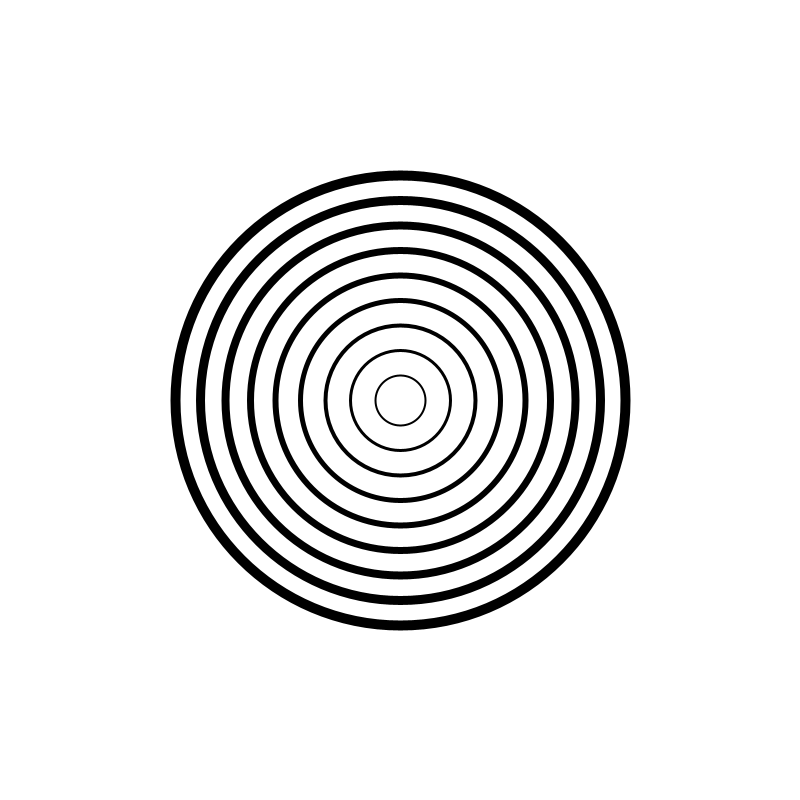
Frame 1 (no input)
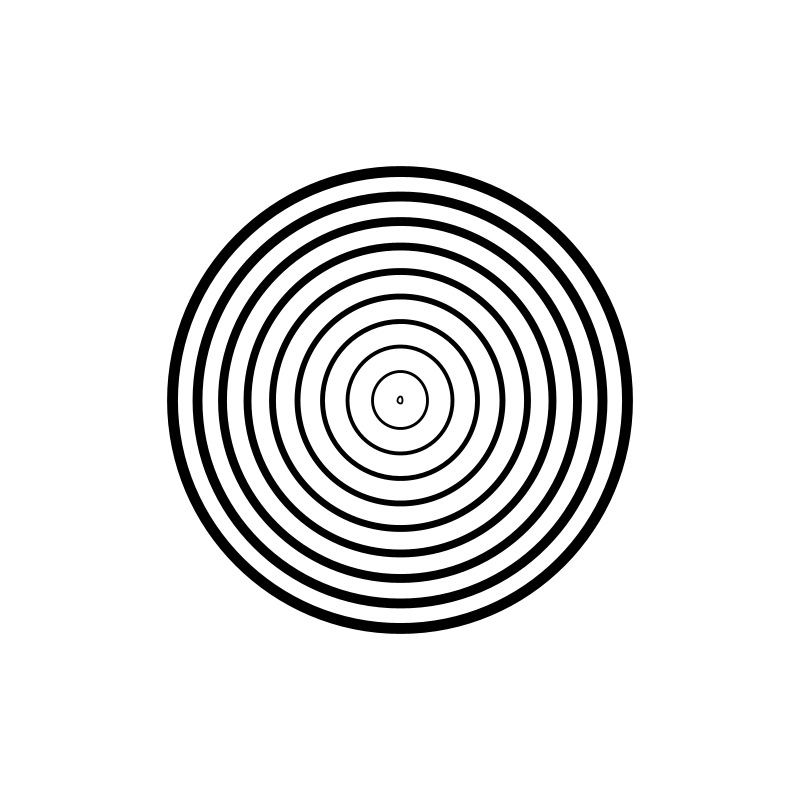
Frame 60 (the mouse pressed at the canvas centre just before this capture)
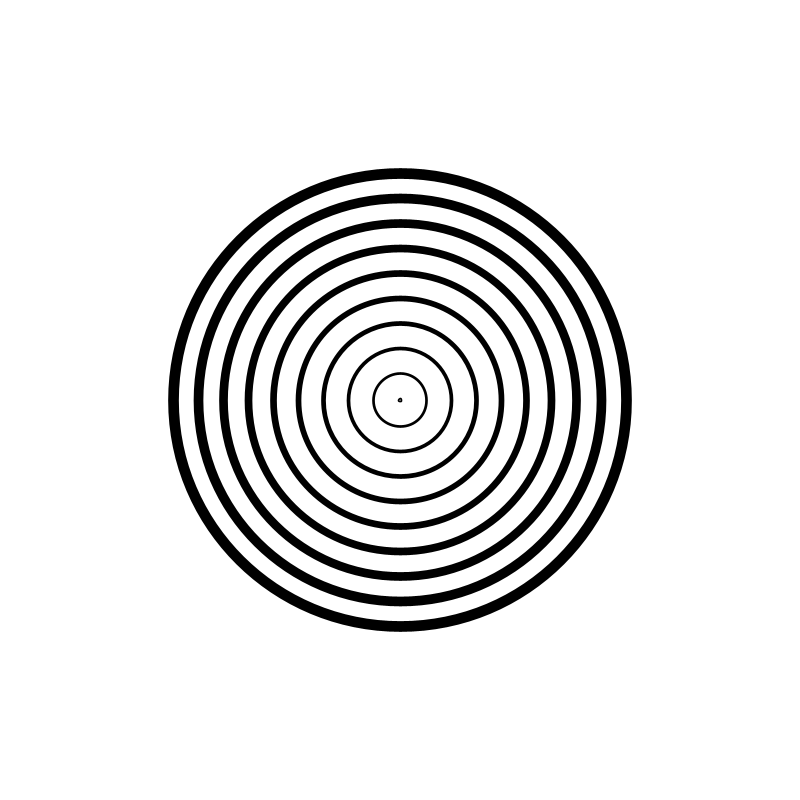
Frame 120 (the mouse held since frame 60 and released just before this capture)

The Processing sketch that drew these frames (run headless with seeded random() and noise(); from frame 60 on, the mouse is pressed at the canvas centre):

// Processing sketch: crackit
// ── crackit.pde
/*
Learning noise in processing.
*/
float r1,r2,w,nx,ny;
void setup() {
  size(800, 800);
  background(255);
  stroke(0);
  noFill();
   w = 1;
  nx = 100;
  ny = 100;
}

void draw() {
  background(255);
  translate(width/2, height/2);
  for (int i=0; i<10; i++) {
    strokeWeight(w);
    ellipse(0, 0, r1, r2);
    r1 = r1 + 50;
    r2 = r2 + 50;
    w = w + 1;
  }
  r1 = noise(nx)*10;
  r2 = noise(ny)*10;
  nx+=10;
  ny+=20;
  w = random(1,2);
  //noLoop();
}
